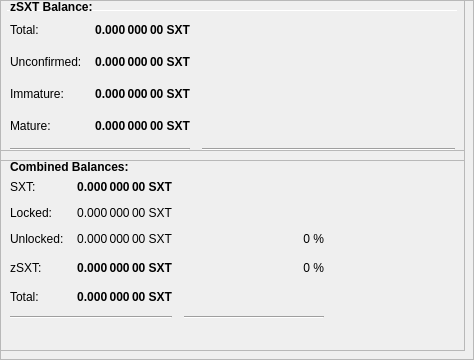
        <widget class="QFrame" name="frameObfuscation">
         <property name="minimumSize">
          <size>
           <width>0</width>
           <height>350</height>
          </size>
         </property>
         <property name="layoutDirection">
          <enum>Qt::LeftToRight</enum>
         </property>
         <property name="frameShape">
          <enum>QFrame::StyledPanel</enum>
         </property>
         <property name="frameShadow">
          <enum>QFrame::Raised</enum>
         </property>
         <widget class="QPushButton" name="runAutoDenom">
          <property name="geometry">
           <rect>
            <x>251</x>
            <y>17</y>
            <width>1</width>
            <height>1</height>
           </rect>
          </property>
          <property name="palette">
           <palette>
            <active>
             <colorrole role="WindowText">
              <brush brushstyle="SolidPattern">
               <color alpha="255">
                <red>0</red>
                <green>0</green>
                <blue>0</blue>
               </color>
              </brush>
             </colorrole>
             <colorrole role="Button">
              <brush brushstyle="SolidPattern">
               <color alpha="255">
                <red>239</red>
                <green>238</green>
                <blue>238</blue>
               </color>
              </brush>
             </colorrole>
             <colorrole role="Light">
              <brush brushstyle="SolidPattern">
               <color alpha="255">
                <red>255</red>
                <green>255</green>
                <blue>255</blue>
               </color>
              </brush>
             </colorrole>
             <colorrole role="Midlight">
              <brush brushstyle="SolidPattern">
               <color alpha="255">
                <red>247</red>
                <green>246</green>
                <blue>246</blue>
               </color>
              </brush>
             </colorrole>
             <colorrole role="Dark">
              <brush brushstyle="SolidPattern">
               <color alpha="255">
                <red>119</red>
                <green>119</green>
                <blue>119</blue>
               </color>
              </brush>
             </colorrole>
             <colorrole role="Mid">
              <brush brushstyle="SolidPattern">
               <color alpha="255">
                <red>159</red>
                <green>159</green>
                <blue>159</blue>
               </color>
              </brush>
             </colorrole>
             <colorrole role="Text">
              <brush brushstyle="SolidPattern">
               <color alpha="255">
                <red>0</red>
                <green>0</green>
                <blue>0</blue>
               </color>
              </brush>
             </colorrole>
             <colorrole role="BrightText">
              <brush brushstyle="SolidPattern">
               <color alpha="255">
                <red>255</red>
                <green>255</green>
                <blue>255</blue>
               </color>
              </brush>
             </colorrole>
             <colorrole role="ButtonText">
              <brush brushstyle="SolidPattern">
               <color alpha="255">
                <red>0</red>
                <green>0</green>
                <blue>0</blue>
               </color>
              </brush>
             </colorrole>
             <colorrole role="Base">
              <brush brushstyle="SolidPattern">
               <color alpha="255">
                <red>255</red>
                <green>255</green>
                <blue>255</blue>
               </color>
              </brush>
             </colorrole>
             <colorrole role="Window">
              <brush brushstyle="SolidPattern">
               <color alpha="255">
                <red>239</red>
                <green>238</green>
                <blue>238</blue>
               </color>
              </brush>
             </colorrole>
             <colorrole role="Shadow">
              <brush brushstyle="SolidPattern">
               <color alpha="255">
                <red>0</red>
                <green>0</green>
                <blue>0</blue>
               </color>
              </brush>
             </colorrole>
             <colorrole role="AlternateBase">
              <brush brushstyle="SolidPattern">
               <color alpha="255">
                <red>247</red>
                <green>246</green>
                <blue>246</blue>
               </color>
              </brush>
             </colorrole>
             <colorrole role="ToolTipBase">
              <brush brushstyle="SolidPattern">
               <color alpha="255">
                <red>255</red>
                <green>255</green>
                <blue>220</blue>
               </color>
              </brush>
             </colorrole>
             <colorrole role="ToolTipText">
              <brush brushstyle="SolidPattern">
               <color alpha="255">
                <red>0</red>
                <green>0</green>
                <blue>0</blue>
               </color>
              </brush>
             </colorrole>
            </active>
            <inactive>
             <colorrole role="WindowText">
              <brush brushstyle="SolidPattern">
               <color alpha="255">
                <red>0</red>
                <green>0</green>
                <blue>0</blue>
               </color>
              </brush>
             </colorrole>
             <colorrole role="Button">
              <brush brushstyle="SolidPattern">
               <color alpha="255">
                <red>239</red>
                <green>238</green>
                <blue>238</blue>
               </color>
              </brush>
             </colorrole>
             <colorrole role="Light">
              <brush brushstyle="SolidPattern">
               <color alpha="255">
                <red>255</red>
                <green>255</green>
                <blue>255</blue>
               </color>
              </brush>
             </colorrole>
             <colorrole role="Midlight">
              <brush brushstyle="SolidPattern">
               <color alpha="255">
                <red>247</red>
                <green>246</green>
                <blue>246</blue>
               </color>
              </brush>
             </colorrole>
             <colorrole role="Dark">
              <brush brushstyle="SolidPattern">
               <color alpha="255">
                <red>119</red>
                <green>119</green>
                <blue>119</blue>
               </color>
              </brush>
             </colorrole>
             <colorrole role="Mid">
              <brush brushstyle="SolidPattern">
               <color alpha="255">
                <red>159</red>
                <green>159</green>
                <blue>159</blue>
               </color>
              </brush>
             </colorrole>
             <colorrole role="Text">
              <brush brushstyle="SolidPattern">
               <color alpha="255">
                <red>0</red>
                <green>0</green>
                <blue>0</blue>
               </color>
              </brush>
             </colorrole>
             <colorrole role="BrightText">
              <brush brushstyle="SolidPattern">
               <color alpha="255">
                <red>255</red>
                <green>255</green>
                <blue>255</blue>
               </color>
              </brush>
             </colorrole>
             <colorrole role="ButtonText">
              <brush brushstyle="SolidPattern">
               <color alpha="255">
                <red>0</red>
                <green>0</green>
                <blue>0</blue>
               </color>
              </brush>
             </colorrole>
             <colorrole role="Base">
              <brush brushstyle="SolidPattern">
               <color alpha="255">
                <red>255</red>
                <green>255</green>
                <blue>255</blue>
               </color>
              </brush>
             </colorrole>
             <colorrole role="Window">
              <brush brushstyle="SolidPattern">
               <color alpha="255">
                <red>239</red>
                <green>238</green>
                <blue>238</blue>
               </color>
              </brush>
             </colorrole>
             <colorrole role="Shadow">
              <brush brushstyle="SolidPattern">
               <color alpha="255">
                <red>0</red>
                <green>0</green>
                <blue>0</blue>
               </color>
              </brush>
             </colorrole>
             <colorrole role="AlternateBase">
              <brush brushstyle="SolidPattern">
               <color alpha="255">
                <red>247</red>
                <green>246</green>
                <blue>246</blue>
               </color>
              </brush>
             </colorrole>
             <colorrole role="ToolTipBase">
              <brush brushstyle="SolidPattern">
               <color alpha="255">
                <red>255</red>
                <green>255</green>
                <blue>220</blue>
               </color>
              </brush>
             </colorrole>
             <colorrole role="ToolTipText">
              <brush brushstyle="SolidPattern">
               <color alpha="255">
                <red>0</red>
                <green>0</green>
                <blue>0</blue>
               </color>
              </brush>
             </colorrole>
            </inactive>
            <disabled>
             <colorrole role="WindowText">
              <brush brushstyle="SolidPattern">
               <color alpha="255">
                <red>119</red>
                <green>119</green>
                <blue>119</blue>
               </color>
              </brush>
             </colorrole>
             <colorrole role="Button">
              <brush brushstyle="SolidPattern">
               <color alpha="255">
                <red>239</red>
                <green>238</green>
                <blue>238</blue>
               </color>
              </brush>
             </colorrole>
             <colorrole role="Light">
              <brush brushstyle="SolidPattern">
               <color alpha="255">
                <red>255</red>
                <green>255</green>
                <blue>255</blue>
               </color>
              </brush>
             </colorrole>
             <colorrole role="Midlight">
              <brush brushstyle="SolidPattern">
               <color alpha="255">
                <red>247</red>
                <green>246</green>
                <blue>246</blue>
               </color>
              </brush>
             </colorrole>
             <colorrole role="Dark">
              <brush brushstyle="SolidPattern">
               <color alpha="255">
                <red>119</red>
                <green>119</green>
                <blue>119</blue>
               </color>
              </brush>
             </colorrole>
             <colorrole role="Mid">
              <brush brushstyle="SolidPattern">
               <color alpha="255">
                <red>159</red>
                <green>159</green>
                <blue>159</blue>
               </color>
              </brush>
             </colorrole>
             <colorrole role="Text">
              <brush brushstyle="SolidPattern">
               <color alpha="255">
                <red>119</red>
                <green>119</green>
                <blue>119</blue>
               </color>
              </brush>
             </colorrole>
             <colorrole role="BrightText">
              <brush brushstyle="SolidPattern">
               <color alpha="255">
                <red>255</red>
                <green>255</green>
                <blue>255</blue>
               </color>
              </brush>
             </colorrole>
             <colorrole role="ButtonText">
              <brush brushstyle="SolidPattern">
               <color alpha="255">
                <red>119</red>
                <green>119</green>
                <blue>119</blue>
               </color>
              </brush>
             </colorrole>
             <colorrole role="Base">
              <brush brushstyle="SolidPattern">
               <color alpha="255">
                <red>239</red>
                <green>238</green>
                <blue>238</blue>
               </color>
              </brush>
             </colorrole>
             <colorrole role="Window">
              <brush brushstyle="SolidPattern">
               <color alpha="255">
                <red>239</red>
                <green>238</green>
                <blue>238</blue>
               </color>
              </brush>
             </colorrole>
             <colorrole role="Shadow">
              <brush brushstyle="SolidPattern">
               <color alpha="255">
                <red>0</red>
                <green>0</green>
                <blue>0</blue>
               </color>
              </brush>
             </colorrole>
             <colorrole role="AlternateBase">
              <brush brushstyle="SolidPattern">
               <color alpha="255">
                <red>239</red>
                <green>238</green>
                <blue>238</blue>
               </color>
              </brush>
             </colorrole>
             <colorrole role="ToolTipBase">
              <brush brushstyle="SolidPattern">
               <color alpha="255">
                <red>255</red>
                <green>255</green>
                <blue>220</blue>
               </color>
              </brush>
             </colorrole>
             <colorrole role="ToolTipText">
              <brush brushstyle="SolidPattern">
               <color alpha="255">
                <red>0</red>
                <green>0</green>
                <blue>0</blue>
               </color>
              </brush>
             </colorrole>
            </disabled>
           </palette>
          </property>
          <property name="focusPolicy">
           <enum>Qt::NoFocus</enum>
          </property>
          <property name="autoFillBackground">
           <bool>true</bool>
          </property>
          <property name="text">
           <string/>
          </property>
          <property name="flat">
           <bool>true</bool>
          </property>
         </widget>
         <widget class="Line" name="line">
          <property name="geometry">
           <rect>
            <x>7</x>
            <y>10</y>
            <width>451</width>
            <height>1</height>
           </rect>
          </property>
          <property name="orientation">
           <enum>Qt::Horizontal</enum>
          </property>
         </widget>
         <widget class="QFrame" name="frame_3">
          <property name="geometry">
           <rect>
            <x>0</x>
            <y>150</y>
            <width>465</width>
            <height>201</height>
           </rect>
          </property>
          <property name="frameShape">
           <enum>QFrame::StyledPanel</enum>
          </property>
          <property name="frameShadow">
           <enum>QFrame::Raised</enum>
          </property>
          <layout class="QVBoxLayout" name="verticalLayout_5">
           <item>
            <widget class="QLabel" name="label_5z">
             <property name="maximumSize">
              <size>
               <width>16777215</width>
               <height>20</height>
              </size>
             </property>
             <property name="font">
              <font>
               <weight>75</weight>
               <bold>true</bold>
              </font>
             </property>
             <property name="toolTip">
              <string>Combined Balances (including unconfirmed and immature coins)</string>
             </property>
             <property name="text">
              <string>&lt;html&gt;&lt;head/&gt;&lt;body&gt;&lt;p&gt;Combined Balances:&lt;/p&gt;&lt;/body&gt;&lt;/html&gt;</string>
             </property>
            </widget>
           </item>
           <item>
            <layout class="QGridLayout" name="gridLayout_3">
             <property name="spacing">
              <number>12</number>
             </property>
             <item row="7" column="0" colspan="2">
              <widget class="Line" name="lineSpendableBalance_3">
               <property name="orientation">
                <enum>Qt::Horizontal</enum>
               </property>
              </widget>
             </item>
             <item row="7" column="2">
              <widget class="Line" name="lineWatchBalance_3">
               <property name="sizePolicy">
                <sizepolicy hsizetype="Preferred" vsizetype="Fixed">
                 <horstretch>0</horstretch>
                 <verstretch>0</verstretch>
                </sizepolicy>
               </property>
               <property name="minimumSize">
                <size>
                 <width>140</width>
                 <height>0</height>
                </size>
               </property>
               <property name="orientation">
                <enum>Qt::Horizontal</enum>
               </property>
              </widget>
             </item>
             <item row="4" column="1">
              <widget class="QLabel" name="labelzBalancez">
               <property name="font">
                <font>
                 <weight>75</weight>
                 <bold>true</bold>
                </font>
               </property>
               <property name="cursor">
                <cursorShape>IBeamCursor</cursorShape>
               </property>
               <property name="toolTip">
                <string>Total of transactions that have yet to be confirmed, and do not yet count toward the spendable balance</string>
               </property>
               <property name="text">
                <string notr="true">0.000 000 00 SXT</string>
               </property>
               <property name="alignment">
                <set>Qt::AlignRight|Qt::AlignTrailing|Qt::AlignVCenter</set>
               </property>
               <property name="textInteractionFlags">
                <set>Qt::LinksAccessibleByMouse|Qt::TextSelectableByKeyboard|Qt::TextSelectableByMouse</set>
               </property>
              </widget>
             </item>
             <item row="6" column="1">
              <widget class="QLabel" name="labelTotalz">
               <property name="font">
                <font>
                 <weight>75</weight>
                 <bold>true</bold>
                </font>
               </property>
               <property name="cursor">
                <cursorShape>IBeamCursor</cursorShape>
               </property>
               <property name="toolTip">
                <string>Total Balance, including unconfirmed and immature coins.</string>
               </property>
               <property name="text">
                <string notr="true">0.000 000 00 SXT</string>
               </property>
               <property name="alignment">
                <set>Qt::AlignRight|Qt::AlignTrailing|Qt::AlignVCenter</set>
               </property>
               <property name="textInteractionFlags">
                <set>Qt::LinksAccessibleByMouse|Qt::TextSelectableByKeyboard|Qt::TextSelectableByMouse</set>
               </property>
              </widget>
             </item>
             <item row="4" column="3">
              <spacer name="horizontalSpacer_6">
               <property name="orientation">
                <enum>Qt::Horizontal</enum>
               </property>
               <property name="sizeHint" stdset="0">
                <size>
                 <width>40</width>
                 <height>20</height>
                </size>
               </property>
              </spacer>
             </item>
             <item row="6" column="0">
              <widget class="QLabel" name="labelTotalTextz">
               <property name="text">
                <string>Total:</string>
               </property>
              </widget>
             </item>
             <item row="1" column="0">
              <widget class="QLabel" name="labelBalanceTextz">
               <property name="text">
                <string>SXT:</string>
               </property>
              </widget>
             </item>
             <item row="1" column="1">
              <widget class="QLabel" name="labelBalancez">
               <property name="font">
                <font>
                 <weight>75</weight>
                 <bold>true</bold>
                </font>
               </property>
               <property name="cursor">
                <cursorShape>IBeamCursor</cursorShape>
               </property>
               <property name="toolTip">
                <string>Your current spendable balance</string>
               </property>
               <property name="text">
                <string notr="true">0.000 000 00 SXT</string>
               </property>
               <property name="alignment">
                <set>Qt::AlignRight|Qt::AlignTrailing|Qt::AlignVCenter</set>
               </property>
               <property name="textInteractionFlags">
                <set>Qt::LinksAccessibleByMouse|Qt::TextSelectableByKeyboard|Qt::TextSelectableByMouse</set>
               </property>
              </widget>
             </item>
             <item row="4" column="0">
              <widget class="QLabel" name="labelzBalanceTextz">
               <property name="toolTip">
                <string/>
               </property>
               <property name="text">
                <string>zSXT:</string>
               </property>
              </widget>
             </item>
             <item row="4" column="2">
              <widget class="QLabel" name="labelzSXTPercent">
               <property name="toolTip">
                <string>Current percentage of zSXT.
If AutoMint is enabled this percentage will settle around the configured AutoMint percentage (default = 10%)</string>
               </property>
               <property name="text">
                <string>0 %</string>
               </property>
               <property name="alignment">
                <set>Qt::AlignRight|Qt::AlignTrailing|Qt::AlignVCenter</set>
               </property>
              </widget>
             </item>
             <item row="6" column="2">
              <widget class="QLabel" name="label100Percent">
               <property name="text">
                <string/>
               </property>
               <property name="alignment">
                <set>Qt::AlignRight|Qt::AlignTrailing|Qt::AlignVCenter</set>
               </property>
              </widget>
             </item>
             <item row="2" column="1">
              <widget class="QLabel" name="labelLockedBalance">
               <property name="toolTip">
                <string>Locked SXT or Masternode collaterals. These are excluded from zSXT minting.</string>
               </property>
               <property name="text">
                <string>0.000 000 00 SXT</string>
               </property>
               <property name="alignment">
                <set>Qt::AlignRight|Qt::AlignTrailing|Qt::AlignVCenter</set>
               </property>
              </widget>
             </item>
             <item row="2" column="0">
              <widget class="QLabel" name="labelLockedBalanceText">
               <property name="toolTip">
                <string>Locked SXT or Masternode collaterals. These are excluded from zSXT minting.</string>
               </property>
               <property name="text">
                <string>Locked:</string>
               </property>
              </widget>
             </item>
             <item row="3" column="0">
              <widget class="QLabel" name="labelUnLockedBalanceText">
               <property name="toolTip">
                <string>Unlocked SXTs. These can be used for zSXT minting.</string>
               </property>
               <property name="text">
                <string>Unlocked:</string>
               </property>
              </widget>
             </item>
             <item row="3" column="1">
              <widget class="QLabel" name="labelUnLockedBalance">
               <property name="toolTip">
                <string>Unlocked SXTs. These can be used for zSXT minting.</string>
               </property>
               <property name="text">
                <string>0.000 000 00 SXT</string>
               </property>
               <property name="alignment">
                <set>Qt::AlignRight|Qt::AlignTrailing|Qt::AlignVCenter</set>
               </property>
              </widget>
             </item>
             <item row="3" column="2">
              <widget class="QLabel" name="labelSXTPercent">
               <property name="text">
                <string>0 %</string>
               </property>
               <property name="alignment">
                <set>Qt::AlignRight|Qt::AlignTrailing|Qt::AlignVCenter</set>
               </property>
              </widget>
             </item>
            </layout>
           </item>
           <item>
            <spacer name="verticalSpacer">
             <property name="orientation">
              <enum>Qt::Vertical</enum>
             </property>
             <property name="sizeHint" stdset="0">
              <size>
               <width>20</width>
               <height>40</height>
              </size>
             </property>
            </spacer>
           </item>
          </layout>
         </widget>
         <widget class="QFrame" name="frame_4">
          <property name="geometry">
           <rect>
            <x>0</x>
            <y>-10</y>
            <width>465</width>
            <height>171</height>
           </rect>
          </property>
          <property name="frameShape">
           <enum>QFrame::StyledPanel</enum>
          </property>
          <property name="frameShadow">
           <enum>QFrame::Raised</enum>
          </property>
          <layout class="QVBoxLayout" name="verticalLayout_7">
           <item>
            <widget class="QLabel" name="label_5z_3">
             <property name="enabled">
              <bool>true</bool>
             </property>
             <property name="maximumSize">
              <size>
               <width>16777215</width>
               <height>20</height>
              </size>
             </property>
             <property name="font">
              <font>
               <weight>75</weight>
               <bold>true</bold>
              </font>
             </property>
             <property name="lineWidth">
              <number>0</number>
             </property>
             <property name="text">
              <string>zSXT Balance:</string>
             </property>
            </widget>
           </item>
           <item>
            <layout class="QGridLayout" name="gridLayout_5">
             <property name="spacing">
              <number>12</number>
             </property>
             <item row="4" column="0">
              <widget class="QLabel" name="labelzBalanceMatureText">
               <property name="toolTip">
                <string>Mature: more than 20 confirmation and more than 3 mints of the same denomination after it was minted.
These zSXT are spendable.</string>
               </property>
               <property name="text">
                <string>Mature:</string>
               </property>
              </widget>
             </item>
             <item row="5" column="0" colspan="2">
              <widget class="Line" name="lineSpendableBalance_5">
               <property name="orientation">
                <enum>Qt::Horizontal</enum>
               </property>
              </widget>
             </item>
             <item row="1" column="1">
              <widget class="QLabel" name="labelzBalance">
               <property name="font">
                <font>
                 <weight>75</weight>
                 <bold>true</bold>
                </font>
               </property>
               <property name="cursor">
                <cursorShape>IBeamCursor</cursorShape>
               </property>
               <property name="toolTip">
                <string>All available zSXT, unconfirmed and immature zSXT included.</string>
               </property>
               <property name="text">
                <string notr="true">0.000 000 00 SXT</string>
               </property>
               <property name="alignment">
                <set>Qt::AlignRight|Qt::AlignTrailing|Qt::AlignVCenter</set>
               </property>
               <property name="textInteractionFlags">
                <set>Qt::LinksAccessibleByMouse|Qt::TextSelectableByKeyboard|Qt::TextSelectableByMouse</set>
               </property>
              </widget>
             </item>
             <item row="5" column="2">
              <widget class="Line" name="lineWatchBalance_5">
               <property name="sizePolicy">
                <sizepolicy hsizetype="Preferred" vsizetype="Fixed">
                 <horstretch>0</horstretch>
                 <verstretch>0</verstretch>
                </sizepolicy>
               </property>
               <property name="minimumSize">
                <size>
                 <width>140</width>
                 <height>0</height>
                </size>
               </property>
               <property name="orientation">
                <enum>Qt::Horizontal</enum>
               </property>
              </widget>
             </item>
             <item row="1" column="0">
              <widget class="QLabel" name="labelzBalanceText">
               <property name="toolTip">
                <string>All available zSXT, unconfirmed and immature zSXT included.</string>
               </property>
               <property name="text">
                <string>Total:</string>
               </property>
              </widget>
             </item>
             <item row="1" column="2">
              <spacer name="horizontalSpacer_8">
               <property name="orientation">
                <enum>Qt::Horizontal</enum>
               </property>
               <property name="sizeHint" stdset="0">
                <size>
                 <width>40</width>
                 <height>20</height>
                </size>
               </property>
              </spacer>
             </item>
             <item row="4" column="2">
              <spacer name="horizontalSpacer_4">
               <property name="orientation">
                <enum>Qt::Horizontal</enum>
               </property>
               <property name="sizeHint" stdset="0">
                <size>
                 <width>40</width>
                 <height>20</height>
                </size>
               </property>
              </spacer>
             </item>
             <item row="3" column="1">
              <widget class="QLabel" name="labelzBalanceImmature">
               <property name="font">
                <font>
                 <weight>75</weight>
                 <bold>true</bold>
                </font>
               </property>
               <property name="toolTip">
                <string>Unconfirmed: less than 20 confirmations
Immature: confirmed, but less than 3 mints of the same denomination after it was minted</string>
               </property>
               <property name="text">
                <string>0.000 000 00 SXT</string>
               </property>
               <property name="alignment">
                <set>Qt::AlignRight|Qt::AlignTrailing|Qt::AlignVCenter</set>
               </property>
              </widget>
             </item>
             <item row="3" column="0">
              <widget class="QLabel" name="labelzBalanceImmatureText">
               <property name="toolTip">
                <string>Unconfirmed: less than 20 confirmations
Immature: confirmed, but less than 3 mints of the same denomination after it was minted</string>
               </property>
               <property name="text">
                <string>Immature:</string>
               </property>
              </widget>
             </item>
             <item row="2" column="0">
              <widget class="QLabel" name="labelzBalanceUnconfirmedText">
               <property name="toolTip">
                <string>Unconfirmed: less than 20 confirmations
Immature: confirmed, but less than 3 mints of the same denomination after it was minted</string>
               </property>
               <property name="text">
                <string>Unconfirmed:</string>
               </property>
              </widget>
             </item>
             <item row="4" column="1">
              <widget class="QLabel" name="labelzBalanceMature">
               <property name="font">
                <font>
                 <weight>75</weight>
                 <bold>true</bold>
                </font>
               </property>
               <property name="toolTip">
                <string>Mature: more than 20 confirmation and more than 3 mints of the same denomination after it was minted.
These zSXT are spendable.</string>
               </property>
               <property name="text">
                <string>0.000 000 00 SXT</string>
               </property>
               <property name="alignment">
                <set>Qt::AlignRight|Qt::AlignTrailing|Qt::AlignVCenter</set>
               </property>
              </widget>
             </item>
             <item row="3" column="2">
              <spacer name="horizontalSpacer_7">
               <property name="orientation">
                <enum>Qt::Horizontal</enum>
               </property>
               <property name="sizeHint" stdset="0">
                <size>
                 <width>40</width>
                 <height>20</height>
                </size>
               </property>
              </spacer>
             </item>
             <item row="2" column="1">
              <widget class="QLabel" name="labelzBalanceUnconfirmed">
               <property name="font">
                <font>
                 <weight>75</weight>
                 <bold>true</bold>
                </font>
               </property>
               <property name="toolTip">
                <string>Unconfirmed: less than 20 confirmations
Immature: confirmed, but less than 3 mints of the same denomination after it was minted</string>
               </property>
               <property name="text">
                <string>0.000 000 00 SXT</string>
               </property>
               <property name="alignment">
                <set>Qt::AlignRight|Qt::AlignTrailing|Qt::AlignVCenter</set>
               </property>
              </widget>
             </item>
             <item row="2" column="2">
              <spacer name="horizontalSpacer_5">
               <property name="orientation">
                <enum>Qt::Horizontal</enum>
               </property>
               <property name="sizeHint" stdset="0">
                <size>
                 <width>40</width>
                 <height>20</height>
                </size>
               </property>
              </spacer>
             </item>
            </layout>
           </item>
          </layout>
         </widget>
        </widget>
